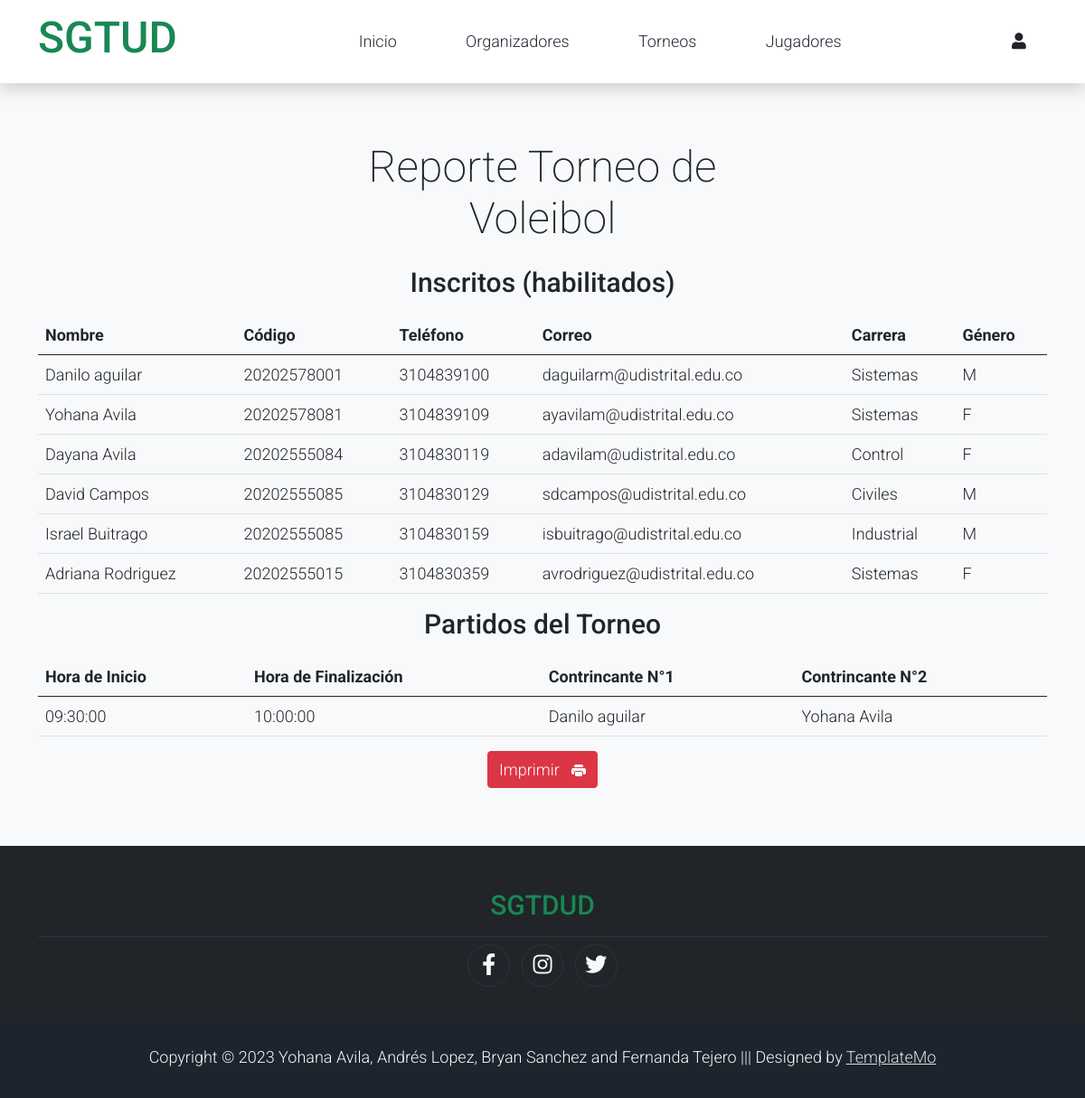
Screenshot of /Administrador/generar_reporte.php?id=1 with the database file from the repository.
### tables this page shows
CREATE TABLE `torneo` (
  `id` int(11) NOT NULL,
  `nombre` varchar(50) NOT NULL,
  `descripcion` varchar(250) DEFAULT NULL,
  `precio` int(11) NOT NULL,
  `tipo` varchar(50) NOT NULL,
  `fecha` date DEFAULT NULL
);

CREATE TABLE `jugador` (
  `id` int(11) NOT NULL,
  `codigo_carrera` double NOT NULL,
  `nombre` varchar(50) NOT NULL,
  `telefono` double NOT NULL,
  `correo` varchar(50) NOT NULL,
  `carrera` varchar(50) DEFAULT NULL,
  `genero` varchar(50) DEFAULT NULL,
  `habilitado` varchar(6) DEFAULT NULL,
  `id_torneo` int(11) DEFAULT NULL
);

CREATE TABLE `partido` (
  `id` int(11) NOT NULL,
  `hora_inicio` time NOT NULL,
  `hora_fin` time NOT NULL,
  `contrincante_1` int(11) NOT NULL,
  `contrincante_2` int(11) NOT NULL,
  `id_torneo` int(11) DEFAULT NULL
);

### Administrador/generar_reporte.php (the view, shortened to what this page needs)
<!DOCTYPE html>
<html lang="en">
<head class="parte01">
    <link rel="stylesheet" href="../assets/css/bootstrap.min.css">
    <link rel="stylesheet" href="../assets/css/templatemo.css">
    <link rel="stylesheet" href="../assets/css/custom.css">
    <link rel="stylesheet" href="../assets/css/fontawesome.min.css">
</head>
<body>
    <nav class="navbar navbar-expand-lg navbar-light shadow">
        <div class="container d-flex justify-content-between align-items-center">
            <a class="navbar-brand text-success logo h1 align-self-center" href="index.php">
                SGTUD
            </a>
            <div class="align-self-center collapse navbar-collapse flex-fill  d-lg-flex justify-content-lg-between" id="templatemo_main_nav">
                <div class="flex-fill">
                    <ul class="nav navbar-nav d-flex justify-content-between mx-lg-auto">
                        <li class="nav-item">
                            <a class="nav-link" href="../index.php">Inicio</a>
                        </li>
                        <li class="nav-item">
                            <a class="nav-link" href="./organizador.php">Organizadores</a>
                        </li>
                        <li class="nav-item">
                            <a class="nav-link" href="../torneos.php">Torneos</a>
                        </li>
                        <li class="nav-item">
                        <a class="nav-link" href="./players.php">Jugadores</a>
                        </li>
                    </ul>
                </div>
                <div class="navbar align-self-center d-flex">
                    <a class="nav-icon position-relative text-decoration-none" href="account.php">
                        <i class="fa fa-fw fa-user text-dark mr-3"></i>
                    </a>
                </div>
            </div>
        </div>
    </nav>
    <section class="bg-light">
        <div class="container py-5">
            <div class="row text-center py-3">
                <div class="col-lg-6 m-auto">
                    <?php
                    include('./consultarSQL.php');
                    $cod=$_GET['id'];
                    $res_0=consultarTorneosAdm1();
                    foreach($res_0 as $row){
                        if ( $row['id'] == $cod) { ?>
                        <h1 class="h1">Reporte Torneo de <?php echo $row['tipo']?></h1>
                    <?php }}?>
                </div>
            </div>
            <section class="bg-light">
                <div class="container">
                    <div class="row text-center">
                        <h1 class="h2">Inscritos (habilitados)</h1> <br><br>
                    </div>
                </div>
                <table class="table">
                    <thead>
                        <tr>
                            <th scope="col">Nombre</th>
                            <th scope="col">Código</th>
                            <th scope="col">Teléfono</th>
                            <th scope="col" class="correo">Correo</th>
                            <th scope="col">Carrera</th>
                            <th scope="col">Género</th>
                        </tr>
                    </thead>
                    <tbody>
                        <?php
                            $res_1=consultarJugadoresAdm1();
                            foreach($res_1 as $row){
                                if ($row['habilitado']=='SI') {?>
                        <tr>
                            <td><?php echo $row['nombre']?></td>
                            <td><?php echo $row['codigo_carrera']?></td>
                            <td><?php echo $row['telefono']?></td>
                            <td class="correo"><?php echo $row['correo']?></td>
                            <td><?php echo $row['carrera']?></td>
                            <td><?php echo $row['genero']?></td>
                        </tr>
                        <?php }}?>
                    </tbody>
                </table>
            </section>
            <section class="bg-light">
                <div class="container">
                    <div class="row text-center">
                        <h1 class="h2">Partidos del Torneo</h1> <br><br>
                    </div>
                </div>
                <table class="table">
                    <thead>
                        <tr>
                            <th scope="col">Hora de Inicio</th>
                            <th scope="col">Hora de Finalización</th>
                            <th scope="col">Contrincante N°1</th>
                            <th scope="col">Contrincante N°2</th>
                        </tr>
                    </thead>
                    <tbody>
                    <?php
                            $res_2=consultarPartidosAdm();
                            foreach($res_2 as $row){
                                if ($row['id_torneo']==$cod) {?>
                        <tr>
                            <td><?php echo $row['hora_inicio']?></td>
                            <td><?php echo $row['hora_fin']?></td>
                            <td><?php echo $row['nombre_1']?></td>
                            <td><?php echo $row['nombre_2']?></td>
                        </tr>
                        <?php }}?>
                    </tbody>
                </table>
            </section>
            <form action="" method="GET">
                <div  class="row pb-3">
                    <div  class="col d-grid">
                        <center>
                            <a role="button" onclick="print()" class=" boton btn btn-danger" href="./generar_reporte.php?id=<?php echo $cod?>">
                            Imprimir &nbsp
                        </a>
                        </center>
                    </div>
                </div>
            </form>
        </div>
    </section>
    <footer class=" pie_pag bg-dark" id="tempaltemo_footer">
        <div class="container">
            <div class="col-md-12 pt-5">
                <h2 class="h2 text-success border-bottom pb-3 border-light logo text-center">SGTDUD</h2>
            </div>
            <div class="row text-light mb-4 align-items-center">
                <div style="display: flex; justify-content: center; align-items: center;">
                    <ul class="list-inline text-left footer-icons " >
                        <li class="list-inline-item border border-light rounded-circle text-center" >
                            <a class="text-light text-decoration-none" target="_blank" href="http://facebook.com/"><i class="fab fa-facebook-f fa-lg fa-fw"></i></a>
                        </li>
                        <li class="list-inline-item border border-light rounded-circle text-center">
                            <a class="text-light text-decoration-none" target="_blank" href="https://www.instagram.com/"><i class="fab fa-instagram fa-lg fa-fw"></i></a>
                        </li>
                        <li class="list-inline-item border border-light rounded-circle text-center">
                            <a class="text-light text-decoration-none" target="_blank" href="https://twitter.com/"><i class="fab fa-twitter fa-lg fa-fw"></i></a>
                        </li>
                    </ul>
                </div>
            </div>
        </div>
        <div class="w-100 bg-black py-3 text-center">
            <div class="container">
                <div class="row pt-2">
                    <div class="col-12">
                        <p class="text-left text-light">
                            Copyright &copy; 2023 Yohana Avila, Andrés Lopez, Bryan Sanchez and Fernanda Tejero
                            ||| Designed by <a rel="sponsored" href="https://templatemo.com/tm-559-zay-shop" target="_blank">TemplateMo</a>
                        </p>
                    </div>
                </div>
            </div>
        </div>
    </footer>
</body>
</html>

### assets/css/templatemo.css (style rules this page uses)
body, ul, li, p, a, label, input, div { font-family: 'Roboto', sans-serif; font-size: 18px !important; font-weight: 300 !important; }
.h1 { font-family: 'Roboto', sans-serif; font-size: 48px !important; font-weight: 200 !important; }
.h2 { font-family: 'Roboto', sans-serif; font-size: 30px !important; font-weight: 300; }
.logo { font-weight: 500 !important; }
.text-success { color: #59ab6e !important; }
.text-light { color: #cfd6e1 !important; }
.bg-dark { background-color: #212934 !important; }
.bg-light { background-color: #e9eef5 !important; }
.bg-black { background-color: #1d242d !important; }
#templatemo_main_nav a { color: #212934; }
#templatemo_main_nav .navbar .nav-icon { margin-right: 20px; }
#tempaltemo_footer a { color: #dcdde1; }
#tempaltemo_footer ul.footer-icons li { width: 2.6em; height: 2.6em; line-height: 2.6em; }
#tempaltemo_footer .border-light { border-color: #2d343f !important; }
@media (min-width: 768px) { #templatemo_main_nav .navbar-nav { max-width: 450px; } }
@media (min-width: 992px) { #templatemo_main_nav .navbar-nav { max-width: 550px; } }

### rows the page displays
torneo: tipo "Voleibol"
jugador: nombre "Danilo aguilar", codigo_carrera "20202578001", telefono "3104839100", correo "daguilarm@udistrital.edu.co", carrera "Sistemas", genero "M"
jugador: nombre "Yohana Avila", codigo_carrera "20202578081", telefono "3104839109", correo "ayavilam@udistrital.edu.co", carrera "Sistemas", genero "F"
jugador: nombre "Dayana Avila", codigo_carrera "20202555084", telefono "3104830119", correo "adavilam@udistrital.edu.co", carrera "Control", genero "F"
jugador: nombre "David Campos", codigo_carrera "20202555085", telefono "3104830129", correo "sdcampos@udistrital.edu.co", carrera "Civiles", genero "M"
jugador: nombre "Israel Buitrago", codigo_carrera "20202555085", telefono "3104830159", correo "isbuitrago@udistrital.edu.co", carrera "Industrial", genero "M"
jugador: nombre "Adriana Rodriguez", codigo_carrera "20202555015", telefono "3104830359", correo "avrodriguez@udistrital.edu.co", carrera "Sistemas", genero "F"
partido: hora_inicio "09:30:00", hora_fin "10:00:00", contrincante_1.nombre "Danilo aguilar", contrincante_2.nombre "Yohana Avila"
